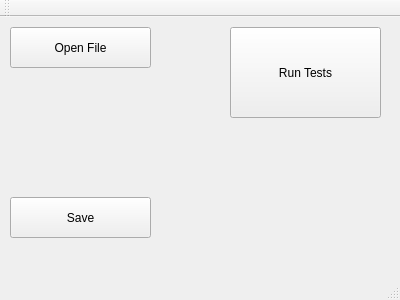
<?xml version="1.0" encoding="UTF-8"?>
<ui version="4.0">
 <class>MainWindow</class>
 <widget class="QMainWindow" name="MainWindow">
  <property name="geometry">
   <rect>
    <x>0</x>
    <y>0</y>
    <width>400</width>
    <height>300</height>
   </rect>
  </property>
  <property name="windowTitle">
   <string>MainWindow</string>
  </property>
  <widget class="QWidget" name="centralWidget">
   <widget class="QPushButton" name="saveButton">
    <property name="geometry">
     <rect>
      <x>10</x>
      <y>180</y>
      <width>141</width>
      <height>41</height>
     </rect>
    </property>
    <property name="text">
     <string>Save</string>
    </property>
   </widget>
   <widget class="QPushButton" name="runTestButton">
    <property name="geometry">
     <rect>
      <x>230</x>
      <y>10</y>
      <width>151</width>
      <height>91</height>
     </rect>
    </property>
    <property name="text">
     <string>Run Tests</string>
    </property>
   </widget>
   <widget class="QPushButton" name="openFileButton">
    <property name="geometry">
     <rect>
      <x>10</x>
      <y>10</y>
      <width>141</width>
      <height>41</height>
     </rect>
    </property>
    <property name="text">
     <string>Open File</string>
    </property>
   </widget>
  </widget>
  <widget class="QMenuBar" name="menuBar">
   <property name="geometry">
    <rect>
     <x>0</x>
     <y>0</y>
     <width>400</width>
     <height>26</height>
    </rect>
   </property>
  </widget>
  <widget class="QToolBar" name="mainToolBar">
   <attribute name="toolBarArea">
    <enum>TopToolBarArea</enum>
   </attribute>
   <attribute name="toolBarBreak">
    <bool>false</bool>
   </attribute>
  </widget>
  <widget class="QStatusBar" name="statusBar"/>
 </widget>
 <layoutdefault spacing="6" margin="11"/>
 <resources/>
 <connections/>
</ui>
